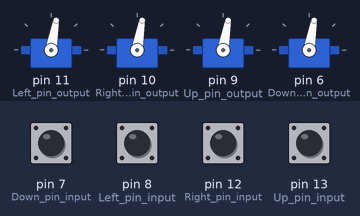
Recording of a sketch running on a simulated Arduino Uno, built with avr-gcc and run on an emulated ATmega328P. On the bench: 4 × servo. The test bench sets the inputs (shaded band); at power-on: pin 7 (Down_pin_input), pin 8 (Left_pin_input), pin 12 (Right_pin_input), pin 13 (Up_pin_input) HIGH. What the sketch prints to the serial monitor is not drawn.

Above: at 1.2 s.
1.3 s: pin 7 (Down_pin_input) pulled LOW for 0.15 s
At 1.9 s:
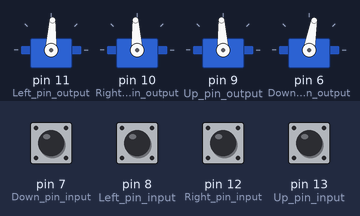
2.9 s: pin 8 (Left_pin_input) pulled LOW for 0.15 s
At 4.1 s:
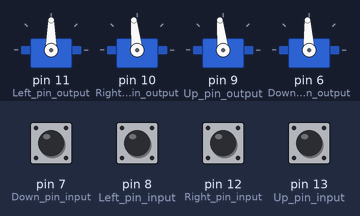
4.5 s: pin 12 (Right_pin_input) pulled LOW for 1 s
At 4.9 s:
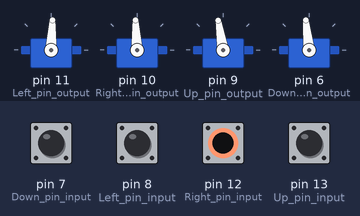
7.0 s: pin 13 (Up_pin_input) pulled LOW for 0.15 s
At 7.4 s:
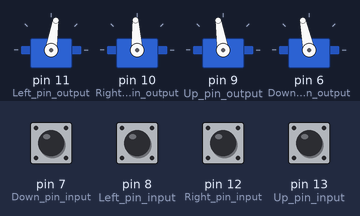
8.6 s: pin 12 (Right_pin_input) pulled LOW for 0.15 s
At 9.8 s:
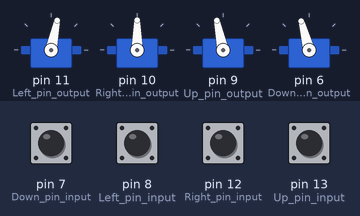
10.2 s: pin 7 (Down_pin_input) pulled LOW for 1 s
At 10.6 s:
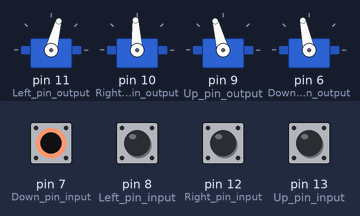
Timing chart, 0 to 13.2 s (numbered marks = the images above; inputs shaded):
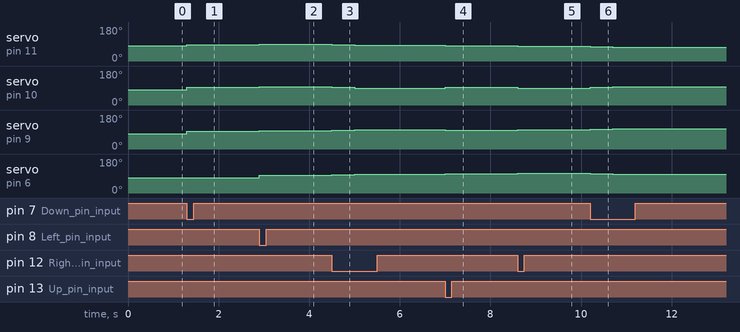

Measured:
- after the input at 1.3 s, servo on pin 11 (Left_pin_output): 80° → 87° at once; servo on pin 10 (Right_pin_output), servo on pin 9 (Up_pin_output): 80° → 93° at once
- after the input at 2.9 s, servo on pin 11 (Left_pin_output): 87° → 90° at once; servo on pin 10 (Right_pin_output), servo on pin 9 (Up_pin_output): 93° → 96° at once; servo on pin 6 (Down_pin_output): 80° → 93° at once
- after the input at 4.5 s, servo on pin 11 (Left_pin_output): 90° → 87° at once, → 84° 0.50 s later; servo on pin 10 (Right_pin_output): 96° → 93° at once, → 90° 0.50 s later; servo on pin 9 (Up_pin_output): 96° → 99° at once, → 102° 0.50 s later; servo on pin 6 (Down_pin_output): 93° → 96° at once, → 99° 0.50 s later
- after the input at 7.0 s, servo on pin 11 (Left_pin_output): 84° → 81° at once; servo on pin 10 (Right_pin_output): 90° → 93° at once; servo on pin 9 (Up_pin_output): 102° → 99° at once; servo on pin 6 (Down_pin_output): 99° → 102° at once
- after the input at 8.6 s, servo on pin 11 (Left_pin_output): 81° → 78° at once; servo on pin 10 (Right_pin_output): 93° → 90° at once; servo on pin 9 (Up_pin_output): 99° → 102° at once; servo on pin 6 (Down_pin_output): 102° → 105° at once
- after the input at 10.2 s, servo on pin 11 (Left_pin_output): 78° → 75° at once, → 72° 0.50 s later; servo on pin 10 (Right_pin_output): 90° → 93° at once, → 96° 0.50 s later; servo on pin 9 (Up_pin_output): 102° → 105° at once, → 108° 0.50 s later; servo on pin 6 (Down_pin_output): 105° → 102° at once, → 99° 0.50 s later

The sketch:

Eye_Tracking_Arduino.ino
```cpp
#include <Servo.h>

Servo servo_1; // Left Servo
Servo servo_2; // Right Servo
Servo servo_3; // Up Servo
Servo servo_4; // Down Servo

// Sets the input pin values
const int Left_pin_input = 8; //13
const int Right_pin_input = 12; //12
const int Up_pin_input = 13; //8
const int Down_pin_input = 7;// 7

// Sets the output pin values
const int Left_pin_output = 11;
const int Right_pin_output = 10;
const int Up_pin_output = 9;
const int Down_pin_output = 6;

// Sets the inital position values
int servo_angle_1 = 90; // Left
int servo_angle_2 = 90; // Right
int servo_angle_3 = 90; // Up
int servo_angle_4 = 90; // Down

// Test var
int test = 80;

// Bolleans used for detecting the input signals

bool Left_state = HIGH;
bool Right_state = HIGH;
bool Up_state = HIGH;
bool Down_state = HIGH;

void setup() {
  // put your setup code here, to run once:

  // Activates the pins
  pinMode(Left_pin_input, INPUT);
  pinMode(Right_pin_input, INPUT);
  pinMode(Up_pin_input, INPUT);
  pinMode(Down_pin_input, INPUT);

  // Activates the pins
  servo_1.attach(Left_pin_output);
  servo_2.attach(Right_pin_output);
  servo_3.attach(Up_pin_output);
  servo_4.attach(Down_pin_output);

  Serial.begin(9300);

  Serial.println("Left State: " + Left_state);
  Serial.println("Right State: " + Right_state);
  Serial.println("Up State: " + Up_state);
  Serial.println("Down State: " + Down_state);

  servo_1.write(test);
  servo_2.write(test);
  servo_3.write(test);
  servo_4.write(test);
}

// void loop(){
//   Up_state = digitalRead(Up_pin_input);

//   if (Up_state == HIGH) {
//     Serial.println("Signal received: HIGH");
//   } else {
//         Serial.println("Signal received: LOW");

//   }
//   delay(500);
// }

void loop() {
  // put your main code here, to run repeatedly:

  // Left_state = digitalRead(Left_pin_input);
  // Right_state = digitalRead(Right_pin_input);
  // Up_state = digitalRead(Up_pin_input);
  // Down_state = digitalRead(Down_pin_input);


  // Serial.println(Left_state);
  // Serial.println(Right_state);
  // Serial.println(Up_state);
  // Serial.println(Down_state);


  if(digitalRead(Left_pin_input) == LOW){ // For Left Activation
    if (servo_angle_1 < 90){
      servo_angle_1 += 3;  // down
      servo_1.write(servo_angle_1);
      }
    if (servo_angle_2 < 150){
      servo_angle_2 += 3;  // right
      servo_2.write(servo_angle_2);
      }
    if (servo_angle_3 < 150){
      servo_angle_3 += 3;  // left
      servo_3.write(servo_angle_3);
      }
    if (servo_angle_4 < 150){
      servo_angle_4 += 3;  // up
      servo_4.write(servo_angle_4);
      }

    delay(500);
  }

  if(digitalRead(Right_pin_input) == LOW){ // For Right Activation
    if (servo_angle_2 > 90){
      servo_angle_2 -= 3;  // down
      servo_2.write(servo_angle_2);
    }
      if (servo_angle_1 > 30){
        servo_angle_1 -= 3;  // right
        servo_1.write(servo_angle_1);
        }
      if (servo_angle_3 < 150){
        servo_angle_3 += 3;  // left
        servo_3.write(servo_angle_3);
        }
      if (servo_angle_4 < 150){
        servo_angle_4 += 3;  // up
        servo_4.write(servo_angle_4);
      }
    delay(500);
  }

  if(digitalRead(Up_pin_input) == LOW){ // For Up Activation
    if (servo_angle_3 > 90){
      servo_angle_3 -= 3;  // down
      servo_3.write(servo_angle_3);
      }
      if (servo_angle_2 < 150){
        servo_angle_2 += 3;  // right
        servo_2.write(servo_angle_2);}
      if (servo_angle_1 > 30){
        servo_angle_1 -= 3;  // left
        servo_1.write(servo_angle_1);}
      if (servo_angle_4 < 150){
        servo_angle_4 += 3;  // up
        servo_4.write(servo_angle_4);
        }
    delay(500);
  }

  if(digitalRead(Down_pin_input) == LOW){ // For Down Activation
    if (servo_angle_4 > 90){
      servo_angle_4 -= 3;  // down
      servo_4.write(servo_angle_4);
    }
      if (servo_angle_2 < 150){
        servo_angle_2 += 3;  // right
        servo_2.write(servo_angle_2);}
      if (servo_angle_1 > 30){
        servo_angle_1 -= 3;  // left
        servo_1.write(servo_angle_1);}
      if (servo_angle_3 < 150){
        servo_angle_3 += 3;  // up
        servo_3.write(servo_angle_3);
      }
    delay(500);
    }
}
```
